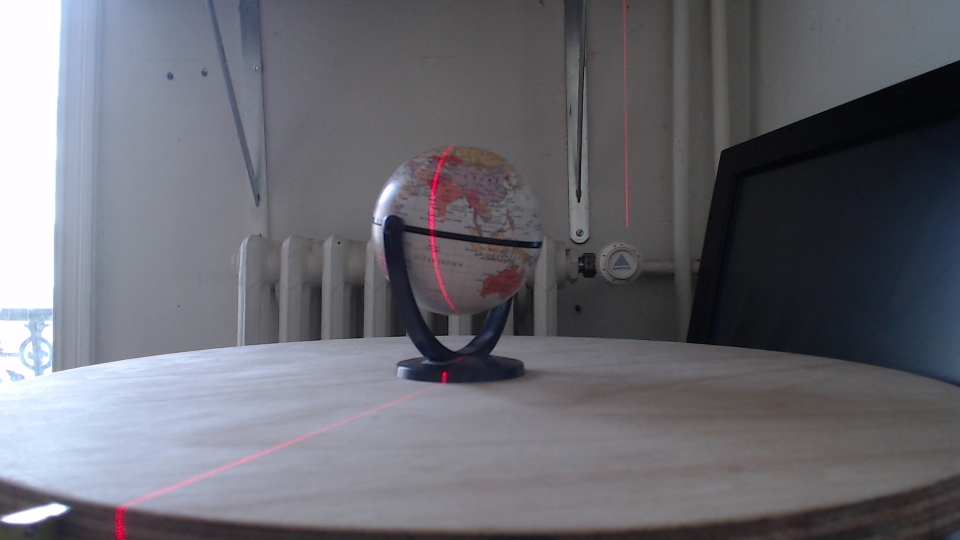
#> input picture research/triangulation_4/imgs/00-left.png, 1920 x 1080 px (shown at 1/2 size)
$ python filter.py imgs/00-left.png imgs/01-left.png
#> lines starting #> are read from the running program, lines starting #| are printed output that depends on the picture
from sys import argv
import cv2
import numpy as np

RedMask = np.array([[[0, 0, 1]]])


def calibrationMask(img_with, img_without):
    res = substract(img_with, img_without)
    res = filterNoise(res)
    return (res-1)/255


def substract(image_with_lasers, image_without_lasers):
    """
    Substract the image without lasers from the one with lasers.
    @param image_with_lasers A (heigh, width, 3) shaped NumPy array
    @param image_without_lasers A (heigh, width, 3) shaped NumPy array
    """
    assert image_with_lasers.shape == image_without_lasers.shape
    assert len(image_with_lasers.shape) == 3
    assert image_with_lasers.shape[2] == 3
    global RedMask

    if(RedMask.shape != image_with_lasers.shape):
        RedMask = np.array(image_with_lasers.shape, dtype=np.int16)
        RedMask[:] = [0, 0, 1]
        #RedMask = np.zeros(image_with_lasers.shape, dtype=np.int16)
        #RedMask[270:800,730:1120] = [0, 0, 1]
    res = np.array(image_with_lasers*RedMask - image_without_lasers*RedMask, dtype=np.int16)
    return np.array(res.clip(0), dtype=np.uint8)

def filterNoise(img):
    """Apply filters to remove lonesome points"""
    img = cv2.GaussianBlur(img,(5,5),0)
    ret, img = cv2.threshold(img, 27, 255, cv2.THRESH_TOZERO)
    return img

def massCenter(img, limit=None, output=None):
    """
    Search mass center of the red color by line in each area delimited by limit
    """
    height,x,y = 0,0,0
    parts = []
    res = [[],[]]

    if(limit == None):
        height = img.shape[0]
    else:
        height = len(limit)

    for line in range(height):
        if(limit == None):
            x,y = img.shape[1], line
            parts = [img[y,:,2]]
        else:
            x,y = limit[line]
            parts = [img[y,:x,2], img[y,x:,2]]

        for side in range(len(parts)):
            moments = cv2.moments(parts[side])
            if(moments['m00'] != 0):
                point = [round(moments['m01']/moments['m00']+x*side), y]
                res[side].append(point)
                if (output != None):
                    output[point[1]][point[0]] = np.array([0,255,0], dtype=np.uint8)

    return res[0]+res[1]

def linearRegression(points, output=None):
    """
    Apply linear regression on all points
    """
    x,y = np.array(points).T
    param = np.linalg.lstsq(np.array([y, np.ones(y.shape)]).T, x)[0]
    line = np.array([param[0]*y+param[1],y]).T

    if output != None:
        for x,y in line:
            output[y][x] = np.array([255,0,0], dtype=np.uint8)

    return line

def display(img, title):
    """Show results (demo)"""
    cv2.imshow(title, cv2.resize(img, (640, 360), interpolation=cv2.INTER_AREA))
    cv2.waitKey(0)

def findPoints(_with, without):
    img = filterNoise(substract(_with, without))
    points = massCenter(img, None, img)
    points = linearRegression(points, img)
    return massCenter(img, points, img)

if(__name__ == "__main__"):
    import matplotlib.pyplot as plt
    wi, wo = cv2.imread(argv[1]), cv2.imread(argv[2])
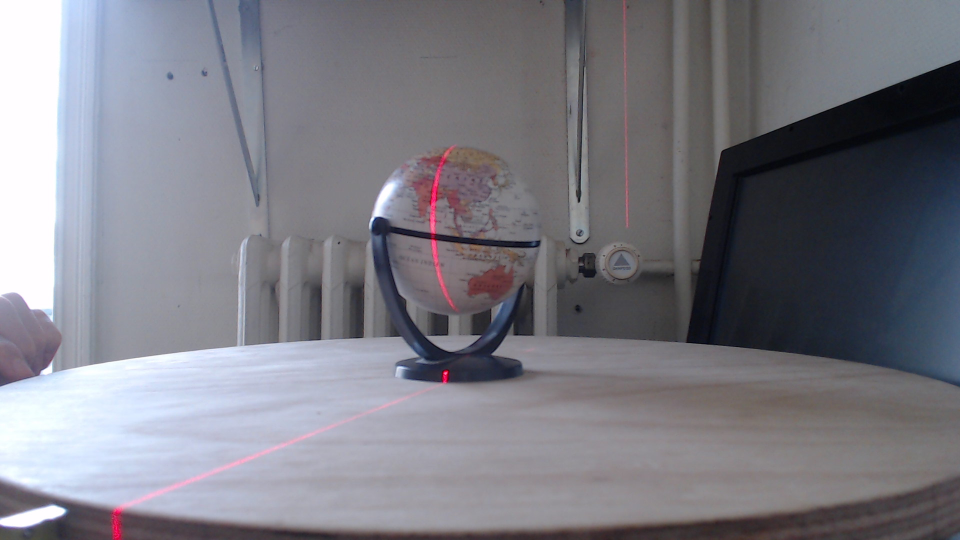
#> input picture research/triangulation_4/imgs/01-left.png, 1920 x 1080 px (shown at 1/2 size)
#> wi is the input picture: shape (1080, 1920, 3); mean B, G, R 113.7, 106.1, 106
#> wo is the input picture: shape (1080, 1920, 3); mean B, G, R 131.8, 123.5, 123.9

    display(wi, "Avec lasers")
#> in display, `cv2.imshow(title, cv2.resize(img, (640, 360), interpolation=cv2.INTER_..`:
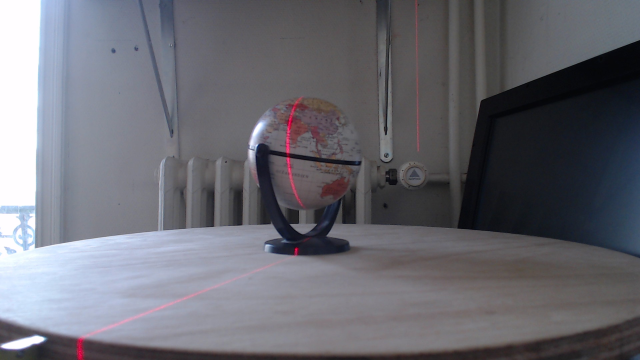
#> window 'Avec lasers': shape (360, 640, 3); mean B, G, R 113.7, 106.1, 106
    display(wo, "Sans lasers")
#> call 2 of display, with title = 'Sans lasers'
#> in display (call 2), `cv2.imshow(title, cv2.resize(img, (640, 360), interpolation=cv2.INTER_..`:
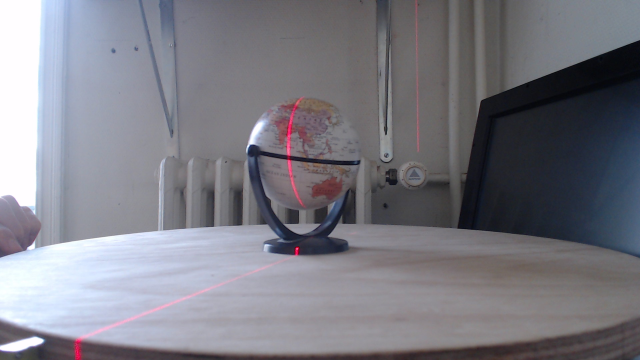
#> window 'Sans lasers': shape (360, 640, 3); mean B, G, R 131.8, 123.5, 123.9

    img = substract(wi, wo)
#> in substract, `res = np.array(image_with_lasers*RedMask - image_without_lasers*RedMas..`:
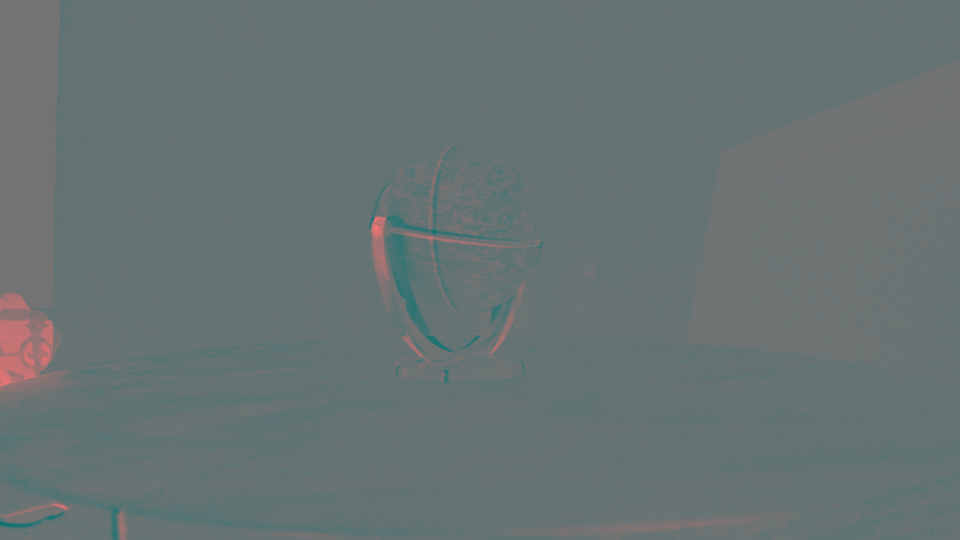
#> res: shape (1080, 1920, 3) int16 (shown at 1/2 size); mean B, G, R 0, 0, -17.9; drawn with min black and max white
#> in substract, `return np.array(res.clip(0), dtype=np.uint8)`:
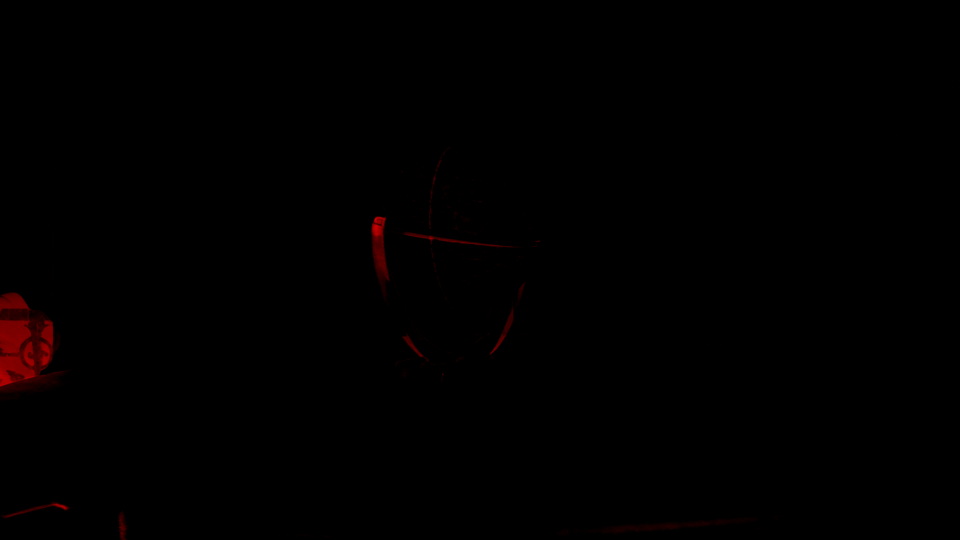
#> returned value: shape (1080, 1920, 3) (shown at 1/2 size); mean of channels 0, 1, 2 0, 0, 1.1; drawn as B, G, R
    display(img, "Substraction result")
#> call 3 of display, with title = 'Substraction result'
#> in display (call 3), `cv2.imshow(title, cv2.resize(img, (640, 360), interpolation=cv2.INTER_..`:
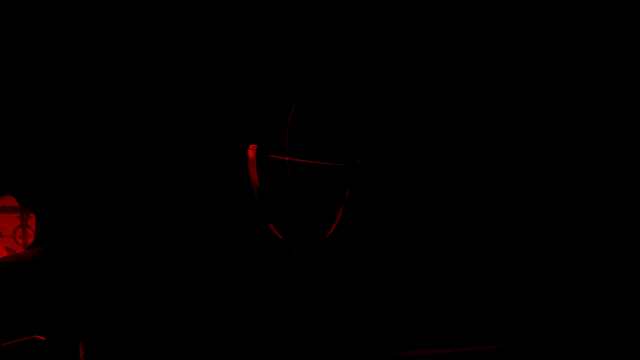
#> window 'Substraction result': shape (360, 640, 3); mean B, G, R 0, 0, 1.1

    img = filterNoise(img)
    display(img, "soft filter to delete noise")

    points = massCenter(img, None, img)
#> (the run stopped early here; a loop or call above may not have finished)
